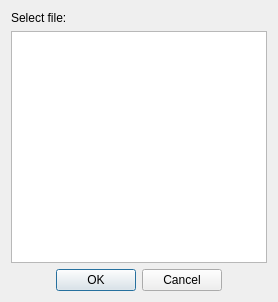
<?xml version="1.0" encoding="UTF-8"?>
<ui version="4.0">
 <class>SDWindow</class>
 <widget class="QDialog" name="SDWindow">
  <property name="geometry">
   <rect>
    <x>0</x>
    <y>0</y>
    <width>274</width>
    <height>302</height>
   </rect>
  </property>
  <property name="sizePolicy">
   <sizepolicy hsizetype="MinimumExpanding" vsizetype="MinimumExpanding">
    <horstretch>0</horstretch>
    <verstretch>0</verstretch>
   </sizepolicy>
  </property>
  <property name="windowTitle">
   <string>Print from SD</string>
  </property>
  <property name="windowIcon">
   <iconset>
    <normaloff>:/icons/sd.png</normaloff>:/icons/sd.png</iconset>
  </property>
  <layout class="QGridLayout" name="gridLayout">
   <item row="0" column="0">
    <widget class="QLabel" name="label">
     <property name="text">
      <string>Select file:</string>
     </property>
    </widget>
   </item>
   <item row="2" column="0">
    <widget class="QDialogButtonBox" name="buttonBox">
     <property name="orientation">
      <enum>Qt::Horizontal</enum>
     </property>
     <property name="standardButtons">
      <set>QDialogButtonBox::Cancel|QDialogButtonBox::Ok</set>
     </property>
     <property name="centerButtons">
      <bool>true</bool>
     </property>
    </widget>
   </item>
   <item row="1" column="0">
    <widget class="QListWidget" name="fileslist">
     <property name="sizePolicy">
      <sizepolicy hsizetype="MinimumExpanding" vsizetype="MinimumExpanding">
       <horstretch>0</horstretch>
       <verstretch>0</verstretch>
      </sizepolicy>
     </property>
     <property name="autoScroll">
      <bool>true</bool>
     </property>
    </widget>
   </item>
  </layout>
 </widget>
 <resources/>
 <connections>
  <connection>
   <sender>buttonBox</sender>
   <signal>accepted()</signal>
   <receiver>SDWindow</receiver>
   <slot>accept()</slot>
   <hints>
    <hint type="sourcelabel">
     <x>248</x>
     <y>254</y>
    </hint>
    <hint type="destinationlabel">
     <x>157</x>
     <y>274</y>
    </hint>
   </hints>
  </connection>
  <connection>
   <sender>buttonBox</sender>
   <signal>rejected()</signal>
   <receiver>SDWindow</receiver>
   <slot>reject()</slot>
   <hints>
    <hint type="sourcelabel">
     <x>316</x>
     <y>260</y>
    </hint>
    <hint type="destinationlabel">
     <x>286</x>
     <y>274</y>
    </hint>
   </hints>
  </connection>
 </connections>
</ui>
